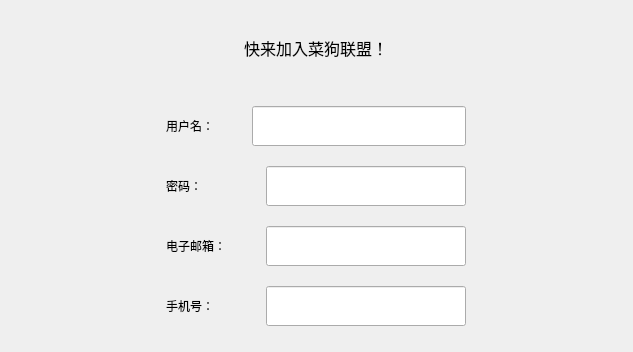
<?xml version="1.0" encoding="UTF-8"?>
<ui version="4.0">
 <class>Users</class>
 <widget class="QWidget" name="Users">
  <property name="geometry">
   <rect>
    <x>0</x>
    <y>0</y>
    <width>633</width>
    <height>352</height>
   </rect>
  </property>
  <property name="windowTitle">
   <string>Form</string>
  </property>
  <layout class="QGridLayout" name="gridLayout" rowstretch="5,1,8,1,1,1" rowminimumheight="0,0,0,0,0,0">
   <item row="0" column="1">
    <widget class="QLabel" name="label_5">
     <property name="minimumSize">
      <size>
       <width>290</width>
       <height>50</height>
      </size>
     </property>
     <property name="font">
      <font>
       <family>微软雅黑</family>
       <pointsize>12</pointsize>
      </font>
     </property>
     <property name="text">
      <string>快来加入菜狗联盟！</string>
     </property>
     <property name="alignment">
      <set>Qt::AlignCenter</set>
     </property>
    </widget>
   </item>
   <item row="1" column="1">
    <spacer name="verticalSpacer_2">
     <property name="orientation">
      <enum>Qt::Vertical</enum>
     </property>
     <property name="sizeHint" stdset="0">
      <size>
       <width>20</width>
       <height>10</height>
      </size>
     </property>
    </spacer>
   </item>
   <item row="2" column="1" rowspan="3">
    <layout class="QVBoxLayout" name="verticalLayout_2">
     <property name="spacing">
      <number>20</number>
     </property>
     <item>
      <layout class="QHBoxLayout" name="horizontalLayout_5">
       <property name="spacing">
        <number>6</number>
       </property>
       <item>
        <widget class="QLabel" name="label_6">
         <property name="minimumSize">
          <size>
           <width>80</width>
           <height>40</height>
          </size>
         </property>
         <property name="font">
          <font>
           <family>宋体</family>
          </font>
         </property>
         <property name="text">
          <string>用户名：</string>
         </property>
        </widget>
       </item>
       <item>
        <widget class="QLineEdit" name="usernameLineEdit_2">
         <property name="minimumSize">
          <size>
           <width>200</width>
           <height>40</height>
          </size>
         </property>
        </widget>
       </item>
      </layout>
     </item>
     <item>
      <layout class="QHBoxLayout" name="horizontalLayout_6">
       <item>
        <widget class="QLabel" name="label_7">
         <property name="minimumSize">
          <size>
           <width>80</width>
           <height>40</height>
          </size>
         </property>
         <property name="font">
          <font>
           <family>宋体</family>
          </font>
         </property>
         <property name="text">
          <string>密码：</string>
         </property>
        </widget>
       </item>
       <item>
        <widget class="QLineEdit" name="passwordLineEdit_2">
         <property name="minimumSize">
          <size>
           <width>200</width>
           <height>40</height>
          </size>
         </property>
        </widget>
       </item>
      </layout>
     </item>
     <item>
      <layout class="QHBoxLayout" name="horizontalLayout_7">
       <item>
        <widget class="QLabel" name="label_8">
         <property name="minimumSize">
          <size>
           <width>80</width>
           <height>40</height>
          </size>
         </property>
         <property name="font">
          <font>
           <family>宋体</family>
          </font>
         </property>
         <property name="text">
          <string>电子邮箱：</string>
         </property>
        </widget>
       </item>
       <item>
        <widget class="QLineEdit" name="emailLineEdit_2">
         <property name="minimumSize">
          <size>
           <width>200</width>
           <height>40</height>
          </size>
         </property>
        </widget>
       </item>
      </layout>
     </item>
     <item>
      <layout class="QHBoxLayout" name="horizontalLayout_8">
       <item>
        <widget class="QLabel" name="label_9">
         <property name="minimumSize">
          <size>
           <width>80</width>
           <height>40</height>
          </size>
         </property>
         <property name="font">
          <font>
           <family>宋体</family>
          </font>
         </property>
         <property name="text">
          <string>手机号：</string>
         </property>
        </widget>
       </item>
       <item>
        <widget class="QLineEdit" name="phoneLineEdit_2">
         <property name="minimumSize">
          <size>
           <width>200</width>
           <height>40</height>
          </size>
         </property>
        </widget>
       </item>
      </layout>
     </item>
    </layout>
   </item>
   <item row="5" column="1">
    <spacer name="verticalSpacer">
     <property name="orientation">
      <enum>Qt::Vertical</enum>
     </property>
     <property name="sizeHint" stdset="0">
      <size>
       <width>20</width>
       <height>9</height>
      </size>
     </property>
    </spacer>
   </item>
   <item row="0" column="2">
    <spacer name="horizontalSpacer_4">
     <property name="orientation">
      <enum>Qt::Horizontal</enum>
     </property>
     <property name="sizeHint" stdset="0">
      <size>
       <width>300</width>
       <height>20</height>
      </size>
     </property>
    </spacer>
   </item>
   <item row="0" column="0">
    <spacer name="horizontalSpacer_3">
     <property name="orientation">
      <enum>Qt::Horizontal</enum>
     </property>
     <property name="sizeHint" stdset="0">
      <size>
       <width>300</width>
       <height>20</height>
      </size>
     </property>
    </spacer>
   </item>
   <item row="3" column="2">
    <spacer name="horizontalSpacer_2">
     <property name="orientation">
      <enum>Qt::Horizontal</enum>
     </property>
     <property name="sizeHint" stdset="0">
      <size>
       <width>300</width>
       <height>20</height>
      </size>
     </property>
    </spacer>
   </item>
   <item row="3" column="0">
    <spacer name="horizontalSpacer">
     <property name="orientation">
      <enum>Qt::Horizontal</enum>
     </property>
     <property name="sizeHint" stdset="0">
      <size>
       <width>300</width>
       <height>20</height>
      </size>
     </property>
    </spacer>
   </item>
  </layout>
 </widget>
 <resources/>
 <connections/>
</ui>
